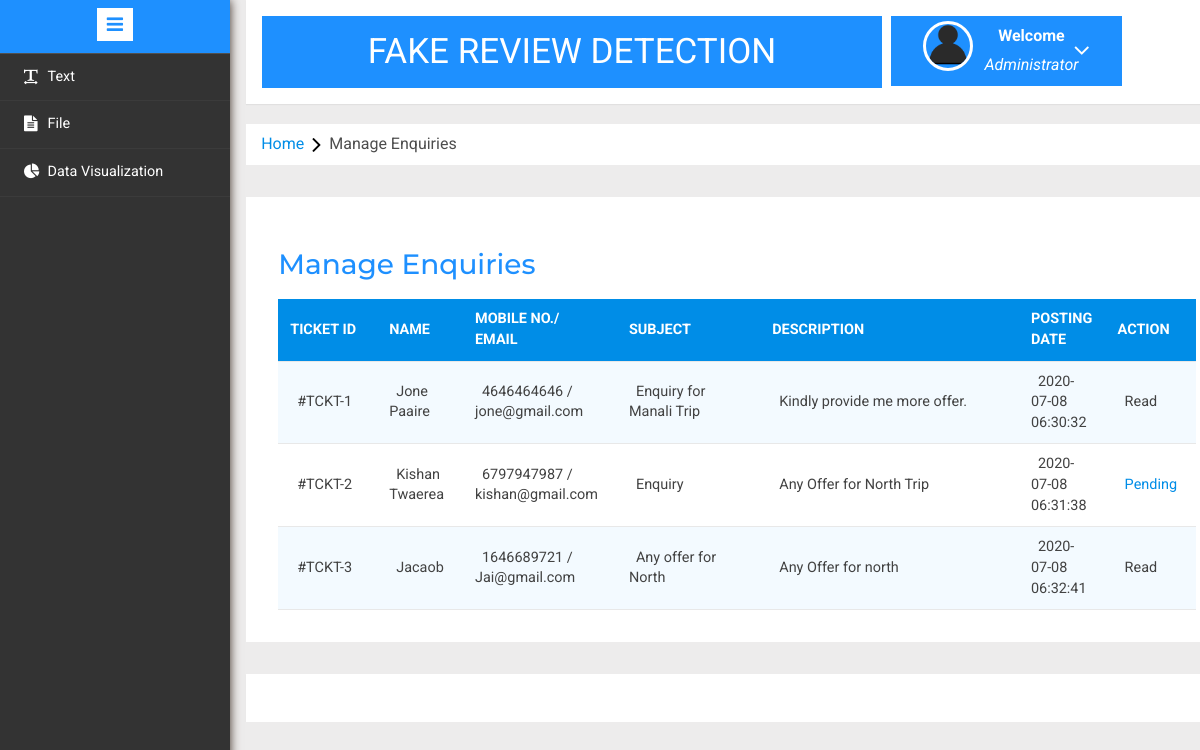
The app's page /manage-enquires.php (signed in) with its own data.
### tables this page shows
CREATE TABLE `tblenquiry` (
  `id` int(11) NOT NULL,
  `FullName` varchar(100) DEFAULT NULL,
  `EmailId` varchar(100) DEFAULT NULL,
  `MobileNumber` char(10) DEFAULT NULL,
  `Subject` varchar(100) DEFAULT NULL,
  `Description` mediumtext DEFAULT NULL,
  `PostingDate` timestamp NULL DEFAULT current_timestamp(),
  `Status` int(1) DEFAULT NULL
);

### manage-enquires.php (the view, shortened to what this page needs)
<?php
include('includes/config.php');
if(strlen($_SESSION['alogin'])==0)
	{
header('location:index.php');
}
else{
	?>
<!DOCTYPE HTML>
<html>
<head>
<link href="css/bootstrap.min.css" rel='stylesheet' type='text/css' />
<link href="css/style.css" rel='stylesheet' type='text/css' />
<link rel="stylesheet" href="css/morris.css" type="text/css"/>
<link href="css/font-awesome.css" rel="stylesheet">
<link rel="stylesheet" type="text/css" href="css/table-style.css" />
<link rel="stylesheet" type="text/css" href="css/basictable.css" />
<link rel="stylesheet" href="css/icon-font.min.css" type='text/css' />
</head>
<body>
   <div class="page-container">
<div class="left-content">
	   <div class="mother-grid-inner">
				<?php include('includes/header.php');?>
				</div>
<ol class="breadcrumb">
                <li class="breadcrumb-item"><a href="index.html">Home</a><i class="fa fa-angle-right"></i>Manage Enquiries</li>
            </ol>
<div class="agile-grids">
				<div class="agile-tables">
					<div class="w3l-table-info">
					  <h2>Manage Enquiries</h2>
					    <table id="table">
						<thead>
						  <tr>
						  <th>Ticket id</th>
							<th>Name</th>
							<th>Mobile No./ Email</th>
							<th>Subject </th>
							<th>Description </th>
							<th>Posting date </th>
							<th>Action </th>
						  </tr>
						</thead>
						<tbody>
<?php $sql = "SELECT * from tblenquiry";
$query = $dbh -> prepare($sql);
$query->execute();
$results=$query->fetchAll(PDO::FETCH_OBJ);
if($query->rowCount() > 0)
{
foreach($results as $result)
{				?>
						  <tr>
							<td width="120">#TCKT-<?php echo htmlentities($result->id);?></td>
							<td width="50"><?php echo htmlentities($result->FullName);?></td>
								<td width="50"><?php echo htmlentities($result->MobileNumber);?> /<br />
								<?php echo $result->EmailId;?></td>
							<td width="200"><?php echo htmlentities($result->Subject);?></a></td>
							<td width="400"><?php echo htmlentities($result->Description);?></td>
								<td width="50"><?php echo htmlentities($result->PostingDate);?></td>
								<?php if($result->Status==1)
{
	?><td>Read</td>
<?php } else {?>
<td><a href="manage-enquires.php?eid=<?php echo htmlentities($result->id);?>" onclick="return confirm('Do you really want to read')" >Pending</a>
</td>
<?php } ?>
</tr>
						 <?php } }?>
						</tbody>
					  </table>
					</div>
			</div>
<?php include('includes/footer.php');?>
</div>
</div>
						<?php include('includes/sidebarmenu.php');?>
							</div>
</body>
</html>
<?php } ?>

### css/table-style.css (style rules this page uses)
table { background: white; border-collapse: collapse; margin: 1.25em 0 0; width: 100%; }
table tr, table th, table td { border: none; border-bottom: 1px solid #e8e8e8; font-size: .95em; }
table th, table td { padding: 10px 12px; text-align: left; }
table th { background: #008DE7; color: #fff; text-transform: uppercase; }
table tr td { background: #f3faff; color: #424242; }
table tr:nth-of-type(2n+2) td { background: #ffffff; }
table { width: 100%; }

### records on screen
tblenquiry: id "1", FullName "Jone Paaire", MobileNumber "4646464646", EmailId "jone@gmail.com", Subject "Enquiry for Manali Trip", Description "Kindly provide me more offer.", PostingDate "2020-07-08 06:30:32", Status "Read"
tblenquiry: id "2", FullName "Kishan Twaerea", MobileNumber "6797947987", EmailId "kishan@gmail.com", Subject "Enquiry", Description "Any Offer for North Trip", PostingDate "2020-07-08 06:31:38"
tblenquiry: id "3", FullName "Jacaob", MobileNumber "1646689721", EmailId "Jai@gmail.com", Subject "Any offer for North", Description "Any Offer for north", PostingDate "2020-07-08 06:32:41", Status "Read"
